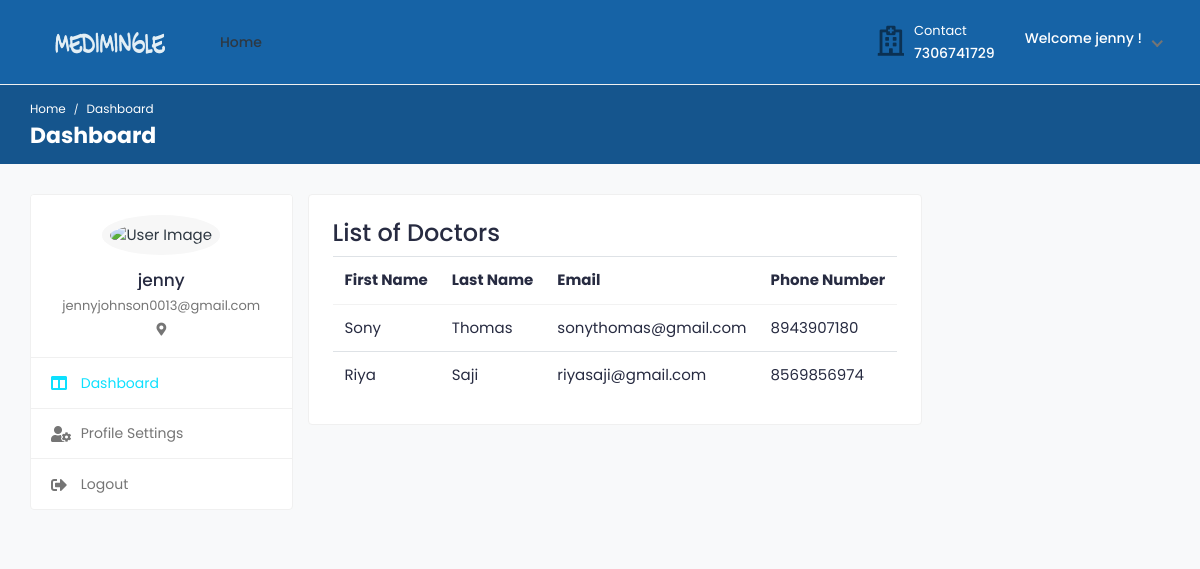
The page /patient_dashboard/ (signed in) on the database as committed earlier.
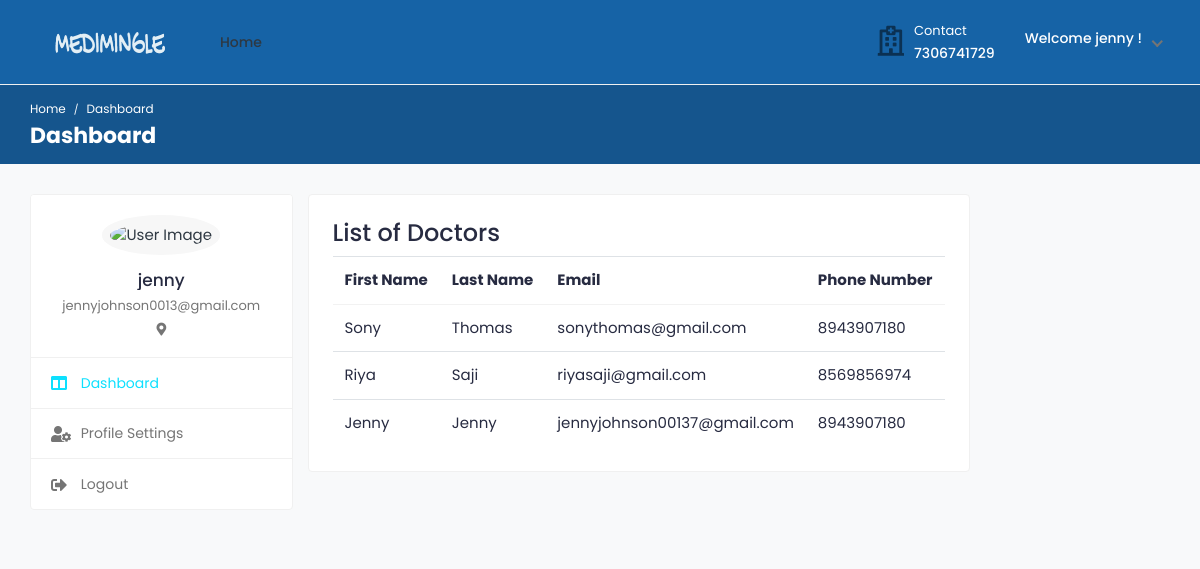
The same page on the database as committed later.
### medi/models.py (models this page shows, shortened)
class tbl_user(AbstractUser):
    email=models.EmailField(unique=True)
    phone_number=models.CharField(max_length=15, null=True)
    USER_TYPE_CHOICES = (
        ('patient', 'Patient'),('doctor', 'Doctor'),
    )
    user_type = models.CharField(
        max_length=10,
        choices=USER_TYPE_CHOICES,
        default='patient',  # You can set a default value if needed
    )

### medi/views.py (the view)
# urls.py: path('patient_dashboard/',views.patient_dashboard,name='patient_dashboard'),
@login_required(login_url='signin')
def patient_dashboard(request):
    doc = tbl_user.objects.filter(user_type='doctor').exclude(is_superuser=True)
    context={
        "doc":doc
    }
    return render(request,'patient_dashboard.html',context)

### templates/patient_dashboard.html (shortened to what the changed rows need)
{% load static %}
<!DOCTYPE html>
<html lang="en">
<head>
		<link rel="stylesheet" href="{% static '/assets/css/bootstrap.min.css'%}">
		<link rel="stylesheet" href="{% static '/assets/plugins/fontawesome/css/fontawesome.min.css'%}">
		<link rel="stylesheet" href="{% static '/assets/plugins/fontawesome/css/all.min.css'%}">
		<link rel="stylesheet" href="{% static '/assets/css/style.css'%}">
	</head>
	<body>
		<div class="main-wrapper">
			<div class="breadcrumb-bar">
				<div class="container-fluid">
					<div class="row align-items-center">
						<div class="col-md-12 col-12">
							<h2 class="breadcrumb-title">Dashboard</h2>
						</div>
					</div>
				</div>
			</div>
			<div class="content">
				<div class="container-fluid">
					<div class="row">
						<div class="row">
							<div class="col-sm-12">
								<div class="card">
									<div class="card-body">
										<div class="table-responsive">
											<table class="datatable table table-hover table-center mb-0">
												<thead>
													<tr>
														<th>First Name</th>
														<th>Last Name</th>
														<th>Email</th>
														<th>Phone Number</th>
													</tr>
												</thead>
												<tbody>
													{% for user in doc %}
													<tr>
														<td>{{ user.first_name }}</td>
														<td>{{ user.last_name }}</td>
														<td>{{ user.email }}</td>
														<td>{{ user.phone_number }}</td>
													</tr>
												{% empty %}
													<tr>
														<td colspan="6">No users found.</td>
													</tr>
												{% endfor %}
												</tbody>
											</table>
										</div>
									</div>
								</div>
							</div>
						</div>
							</div>
						</div>
					</div>
				</div>
	</body>
</html>

Rows that differ between the two databases and show on the page:
added tbl_user: first_name "Jenny", last_name "Jenny", email "jennyjohnson00137@gmail.com", phone_number "8943907180"
